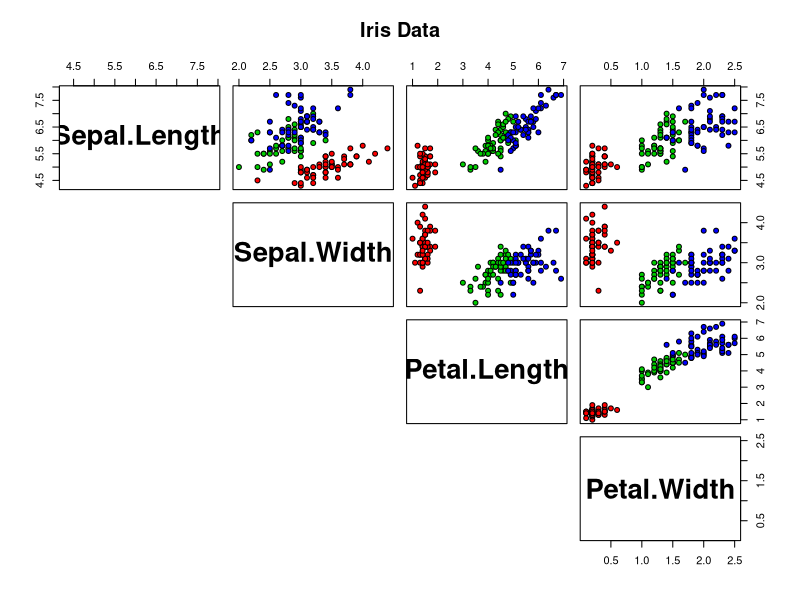
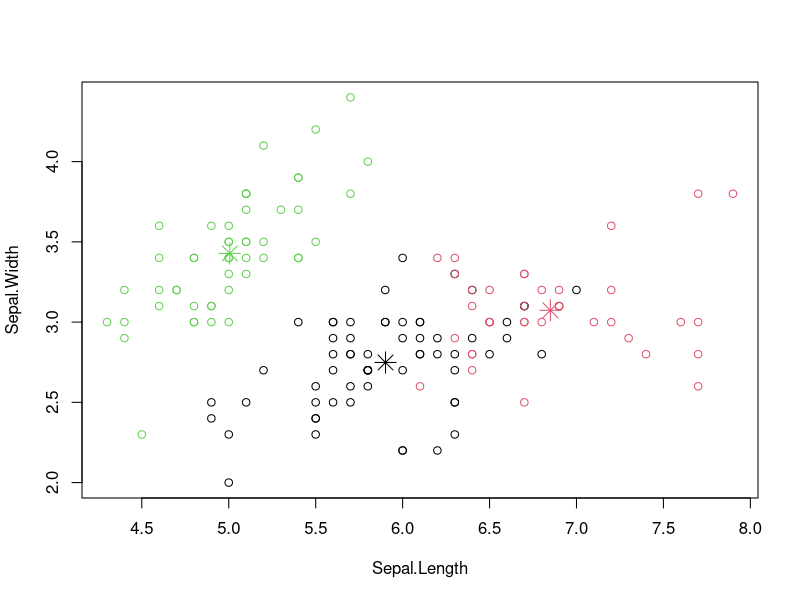

The R script that drew these images, in order:
# File description -------------------------------------------------------------
# Simple example of clustering

# Setup ------------------------------------------------------------------------
rm(list=ls()) # Delete all variables
cat("\014")   # Clear console

# Find clusters ----------------------------------------------------------------
# Visualize the data
pairs(iris[1:4], 
      main = "Iris Data", 
      pch = 21, 
      bg = c("red", "green3", "blue")[unclass(iris$Species)],
      lower.panel=NULL, 
      labels=c("Sepal.Length","Sepal.Width","Petal.Length","Petal.Width"), 
      font.labels=2,
      cex.labels=2.5) 

# Inspect the data
print(head(iris))
print(unique(iris$Species))

# Make copy of iris
iris_no_labels <- iris

# Remove category labels
iris_no_labels$Species <- NULL

# Apply kmeans to iris
n_clusters <- 3
kc <- kmeans(iris_no_labels, n_clusters)
# print(kc)

# Visualize the clusters
plot(iris[c("Sepal.Length", "Sepal.Width")], 
     col=kc$cluster)
points(kc$centers[,c("Sepal.Length", "Sepal.Width")], 
       col=1:3, 
       pch=8,
       cex=2)
